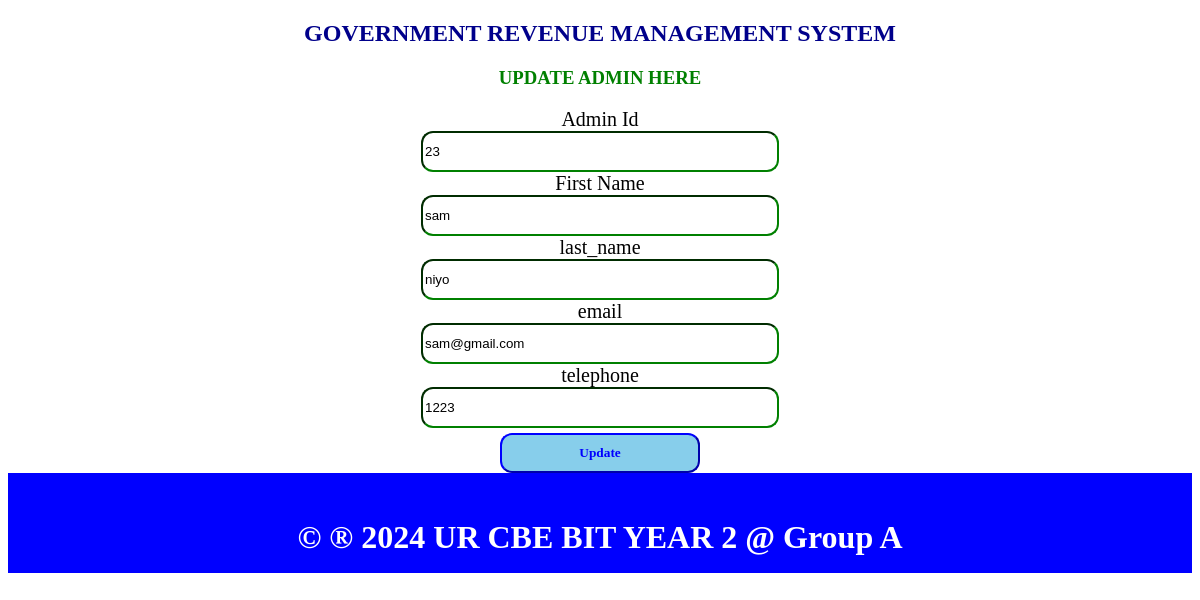
/admin_edit.php?aid=23, run on the app's committed database.
### tables this page shows
CREATE TABLE `adminn` (
  `aid` int(11) NOT NULL,
  `first_name` varchar(100) NOT NULL,
  `last_name` varchar(150) NOT NULL,
  `email` varchar(100) NOT NULL,
  `telephone` int(100) NOT NULL
);

### admin_edit.php (the view, shortened to what this page needs)
<?php
include"dbconnection.php";
if ($_SERVER['REQUEST_METHOD'] == 'GET') {
  $aid = $_GET["aid"];
    $sql = "SELECT * FROM adminn WHERE aid=$aid";
    $result = $connection->query($sql);
    if ($result->num_rows > 0) {
        $row = $result->fetch_assoc();
        $first_name = $row["first_name"];
        $last_name = $row["last_name"];
        $email = $row["email"];
        $telephone = $row["telephone"];
    } else {
        header("location: /my project/admin_table.php");
        exit;
    }
}
?>
<!DOCTYPE html>
<html>
<head>
</head>
<body>
<center>
    <h2>GOVERNMENT REVENUE MANAGEMENT SYSTEM </h2>
    <h3 style="color:green;">UPDATE ADMIN HERE</h3>
     <form method="POST" onsubmit="return confirmUpdate();">
    <label>Admin Id</label><br>
    <input type="text" name="aid" readonly class="input" value="<?php echo $aid; ?>"><br>
     <label>First Name</label><br>
    <input type="text" name="first_name"  class="input" value="<?php echo $first_name; ?>"><br>
    <label>last_name</label><br>
    <input type="text" name="last_name" class="input" value="<?php echo $last_name; ?>"><br>
    <label>email </label><br>
    <input type="text" name="email" class="input" value="<?php echo $email; ?>" class="input"><br>
    <label>telephone</label><br>
    <input type="text" name="telephone" class="input" value="<?php echo $telephone; ?>"><br>
    <input type="submit" name="submit" value="Update" class="sb">
</form>
</center>
        <footer>
            <p><h1>&copy &reg 2024 UR CBE BIT YEAR 2 @ Group A</h1></p>
        </footer>
    </body>
    </html>

### admin_edit.php (style rules this page uses)
h2 { font-family:Castellar; color: darkblue; }
label { font-family: elephant; font-size: 20px; }
.sb { font-family:Georgia; padding: 10px; border-color: blue; background-color: skyblue; width: 200px; margin-top: 5px; border-radius: 12px; font-weight: bold; color: blue; }
.input { width: 350px; height: 35px; border-radius: 12px; border-color: green; }
footer { height: 50px; text-align: center; padding: 25px; color: white; background-color: blue; }

### data on the page
adminn: first_name "sam", last_name "niyo", email "sam@gmail.com", telephone "1223"
